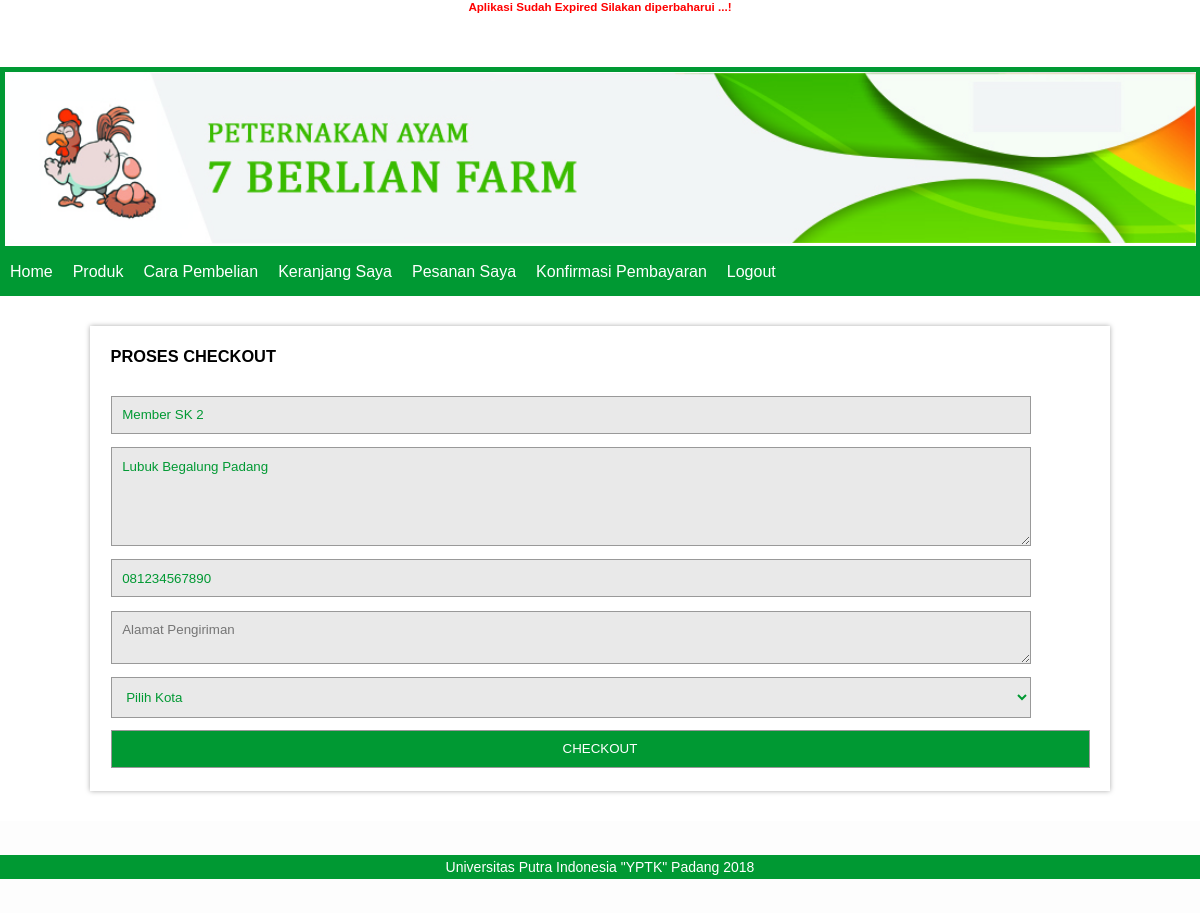
Screenshot of /?p=selesaibelanja (signed in) with the database file from the repository.
### tables this page shows
CREATE TABLE IF NOT EXISTS `anggota` (
  `idanggota` int(11) NOT NULL AUTO_INCREMENT,
  `username` varchar(50) NOT NULL,
  `password` varchar(20) NOT NULL,
  `namalengkap` varchar(50) NOT NULL,
  `jk` char(1) NOT NULL,
  `tgllahir` date NOT NULL DEFAULT '0000-00-00',
  `alamat` text NOT NULL,
  `nohp` varchar(15) NOT NULL,
  `tgldaftar` datetime NOT NULL DEFAULT '0000-00-00 00:00:00',
  PRIMARY KEY (`idanggota`)
);

### selesaibelanja.php (the view, shortened to what this page needs)
<div id="formadd">
<fieldset>
<h3>PROSES CHECKOUT</h3>
<form name="form1" method="post" action="<?php echo "?p=selesaibelanjaaksi"; ?>">
  <input name="namalengkap" type="text" value="<?php echo "$ra[namalengkap]"; ?>">
  <textarea name="alamat" rows="5"><?php echo "$ra[alamat]"; ?></textarea>
  <input name="nohp" type="text" value="<?php echo "$ra[nohp]"; ?>">
  <textarea name="alamatkirim" placeholder="Alamat Pengiriman"></textarea>
  <?php
	echo "<select name='idjasa'>";
	echo "<option value='$rj[idjasa]'>Pilih Kota</option>";
	echo "</select>";
  ?>
  <input name="checkout" type="submit"  value="CHECKOUT">
</form>
</fieldset>
</div>

### style.css (style rules this page uses)
body { font-family:"Arial"; font-size:14px; padding-left:0px; padding-right:0px; width:100%; padding-top:0px; margin:0px; }
#formadd { max-width:85%; margin:10px auto; position:relative; display:block; background-color:#FFFFFF; box-shadow: 0 0 5px #aaa; }
fieldset { margin:10px; border:none; }
input[type="text"], input[type="password"], input[type="file"], select, textarea { width:94%; padding:0.8em; margin-top:1em; border:1px solid #999999; background-color:#E9E9E9; font-family:"Arial"; color:#009933; }
option { padding:10px; }
input[type="submit"] { width:100%; margin-top:0.9em; color:#FFFFFF; background-color:#009933; padding:0.8em; text-align:center; cursor:pointer; border:1px solid #999999; font-family:"Arial"; }

### rows the page displays
anggota: namalengkap "Member SK 2", alamat "Lubuk Begalung Padang", nohp "081234567890"
